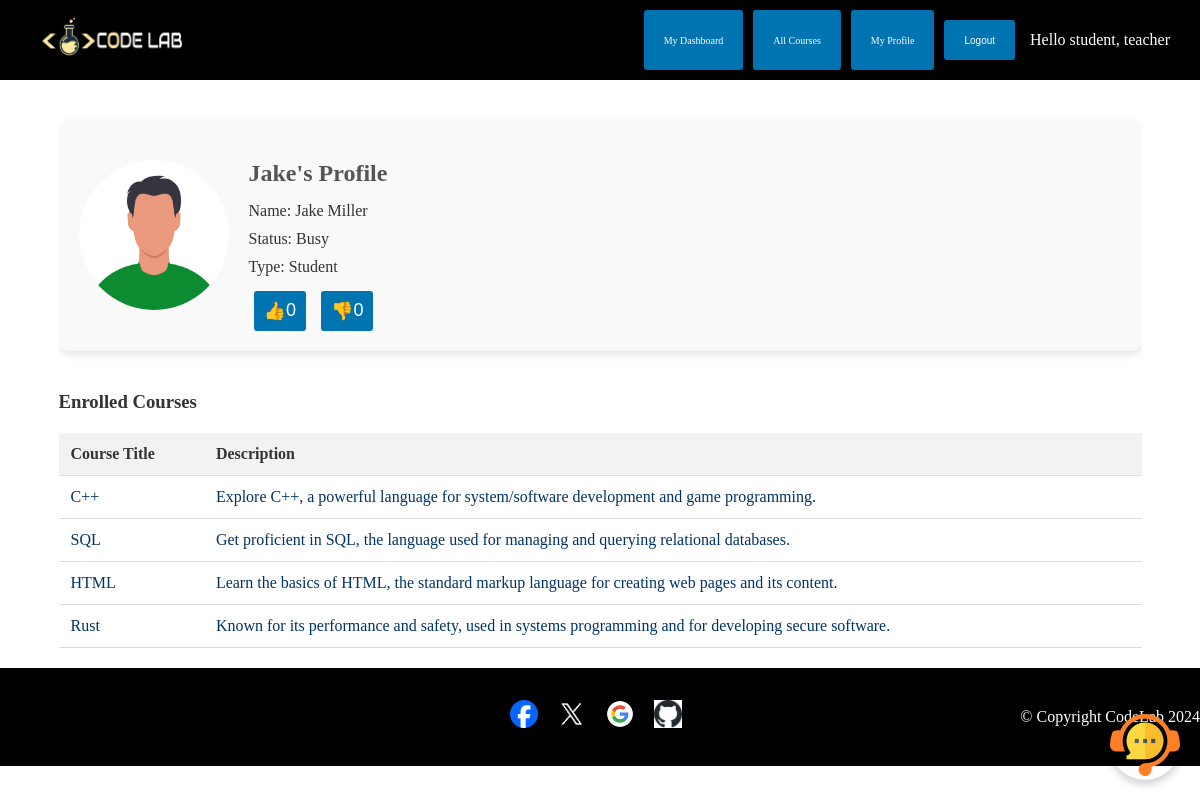
The app's page /user_profile/10/ (signed in) with its own data.
### CodeLabWebsite/models.py (models this page shows, shortened)
class Profile(models.Model):
    user = models.OneToOneField(User, on_delete=models.CASCADE)  # Link to the User model
    name = models.CharField(max_length=100, null=True, blank=True)  # Optional name field
    teacher = models.BooleanField(default=False)  # Boolean field to indicate if the user is a teacher
    student = models.BooleanField(default=False)  # Boolean field to indicate if the user is a student
    photo = models.ImageField(upload_to='photos/', null=True, blank=True)  # Optional photo field
    status = models.CharField(max_length=255, null=True, blank=True)  # Optional status field
    like_count = models.PositiveIntegerField(default=0)  # Count of likes
    dislike_count = models.PositiveIntegerField(default=0)  # Count of dislikes

class Course(models.Model):
    title = models.CharField(max_length=200)  # Title of the course
    description = models.TextField()  # Description of the course
    teacher = models.ForeignKey(Profile, on_delete=models.CASCADE, related_name='courses_taught')  # Teacher of the course
    materials = models.FileField(upload_to='coursematerials/', null=True, blank=True)  # Optional course materials
    course_image = models.ImageField(upload_to='course_images/', null=True, blank=True)  # Optional course image
    new_material = models.BooleanField(default=False)  # Boolean field to indicate new material
    new_enrollment = models.BooleanField(default=False)  # Boolean field to indicate new enrollment

### CodeLabWebsite/views.py (the view)
# urls.py: path('user_profile/<int:user_id>/', views.user_profile, name='user_profile'),  # User profile
@login_required
def user_profile(request, user_id):
    profile = get_object_or_404(Profile, user__id=user_id)
    courses = []
    if profile.teacher:
        courses = Course.objects.filter(teacher=profile)
    else:
        enrollments = Enrollment.objects.filter(student=profile)
        courses = [enrollment.course for enrollment in enrollments]
    return render(request, 'CodeLabWebsite/teacher_user-search_user-profile.html', {'profile': profile, 'courses': courses})

### CodeLabWebsite/templates/CodeLabWebsite/teacher_user-search_user-profile.html (shortened to what this page needs)
{% extends 'CodeLabWebsite/base.html' %}
{% load static %}
{% block content %}
<div class="container" style="margin-top: 20px;">
    <div class="profile-info">
        {% if profile.photo %}
            <img src="{{ profile.photo.url }}" alt="Profile Picture">
        {% else %}
            <img src="{% static 'images/default_profile.jpg' %}" alt="Default Profile Picture">
        {% endif %}
        <div class="profile-details">
            <h2>{{ profile.user.username }}'s Profile</h2>
            <p>Name: {{ profile.name }}</p>
            <p>Status: {{ profile.status }}</p>
            <p>Type: {% if profile.teacher %}Teacher{% else %}Student{% endif %}</p>
            {% if user.is_authenticated %}
            <div class="like-dislike-container">
                <button id="like-button" class="button button-primary">👍 <span id="like-count">{{ profile.like_count }}</span></button>
                <button id="dislike-button" class="button button-primary">👎 <span id="dislike-count">{{ profile.dislike_count }}</span></button>
            </div>
            {% endif %}
        </div>
    </div>
    <div class="courses-section">
        <h3>{% if profile.teacher %}Created Courses{% else %}Enrolled Courses{% endif %}</h3>
        <table class="courses-table">
            <thead>
                <tr>
                    <th>Course Title</th>
                    <th>Description</th>
                </tr>
            </thead>
            <tbody>
                {% for course in courses %}
                <tr>
                    <td>{{ course.title }}</td>
                    <td>{{ course.description }}</td>
                </tr>
                {% endfor %}
            </tbody>
        </table>
    </div>
</div>
{% endblock %}

### CodeLabWebsite/templates/CodeLabWebsite/base.html (shortened to what this page needs)
<!DOCTYPE html>
{% load static %}
<html lang="en">
<head>
    <link rel="stylesheet" href="https://cdnjs.cloudflare.com/ajax/libs/skeleton/2.0.4/skeleton.min.css">
    <link rel="stylesheet" href="https://cdnjs.cloudflare.com/ajax/libs/font-awesome/6.0.0-beta3/css/all.min.css">
</head>
<body>
    <header>
        <div class="container" style="display: flex; justify-content: space-between; align-items: center; margin-top: 0px;">
            <h1 style="margin: 0; flex-grow: 1; font-size: 24px;">
                <a href="{% url 'home' %}">
                    <img src="{% static 'images/CodeLab.png' %}" alt="CodeLab" style="height: 40px;">
                </a>
            </h1>
            {% if user.is_authenticated %}
                {% if user.profile.teacher %}
                    <a href="{% url 'teacher_dashboard' %}" class="button">My Dashboard</a>
                    <a href="{% url 'create_course' %}" class="button">Create Course</a>
                    <a href="{% url 'search_users' %}" class="button">User Search</a>
                    <a href="{% url 'edit_teacher_profile' %}" class="button">My Profile</a>
                    <form method="post" action="{% url 'logout' %}" style="display: inline-flex; align-items: center;">
                        {% csrf_token %}
                        <button type="submit" class="button">Logout</button>
                    </form>
                    <span class="user-greeting">Hello teacher, {{ user.username }}</span>
                {% else %}
                    <a href="{% url 'student_dashboard' %}" class="button">My Dashboard</a>
                    <a href="{% url 'all_courses' %}" class="button">All Courses</a>
                    <a href="{% url 'edit_teacher_profile' %}" class="button">My Profile</a>
                    <form method="post" action="{% url 'logout' %}" style="display: inline-flex; align-items: center;">
                        <button type="submit" class="button">Logout</button>
                    </form>
                    <span class="user-greeting">Hello student, {{ user.username }}</span>
                {% endif %}
            {% endif %}
        </div>
    </header>
    <div class="container">
        {% block content %}{% endblock %}
    </div>
    {% if user.is_authenticated and not home %}
    <div id="chat-box">
        <img id="chat-icon" src="{% static 'images/Chaticon.png' %}" alt="Chat Icon" />
    </div>
    {% endif %}
    <footer>
        <div class="footer-container">
            <div class="footer-left">
                <div class="social-media-icons">
                    <a href="https://www.facebook.com/login" role="button">
                        <img src="{% static 'images/Facebook.png' %}" alt="Facebook">
                    </a>
                    <a href="https://twitter.com/login" role="button">
                        <img src="{% static 'images/Twitter.png' %}" alt="Twitter">
                    </a>
                    <a href="https://accounts.google.com/signin" role="button">
                        <img src="{% static 'images/Google.png' %}" alt="Google">
                    </a>
                    <a href="https://github.com/login" role="button">
                        <img src="{% static 'images/Github.png' %}" alt="Github">
                    </a>
                </div>
            </div>
            <div class="footer-right">
                <div class="text-white">
                    &copy; Copyright CodeLab 2024
                </div>
            </div>
        </div>
    </footer>
</body>
</html>

### records on screen
Profile: photo (picture), user.username "Jake", name "Jake Miller", status "Busy", like_count "0", dislike_count "0"
Course: title "C++", description "Explore C++, a powerful language for system/software development and game programming."
Course: title "SQL", description "Get proficient in SQL, the language used for managing and querying relational databases."
Course: title "HTML", description "Learn the basics of HTML, the standard markup language for creating web pages and its content."
Course: title "Rust", description "Known for its performance and safety, used in systems programming and for developing secure software."

### other values on screen
{{ user.username }} "teacher"
